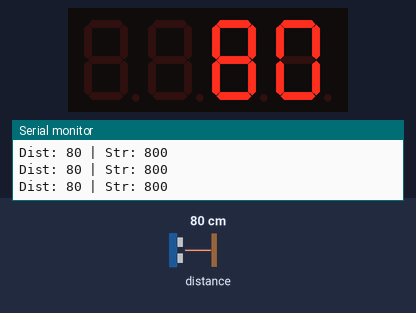
Bench run of a sketch on a simulated ESP32. Parts: 4-digit seven-segment display, the last lines printed to the serial monitor. Inputs (shaded band) come from the test bench; at power-on: distance to the obstacle 80 cm.

Above: at 1.2 s.
1.3 s: distance to the obstacle set to 2 cm
At 2.5 s:
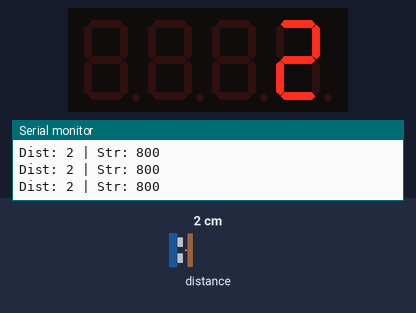
2.8 s: distance to the obstacle set to 4 cm
At 3.3 s:
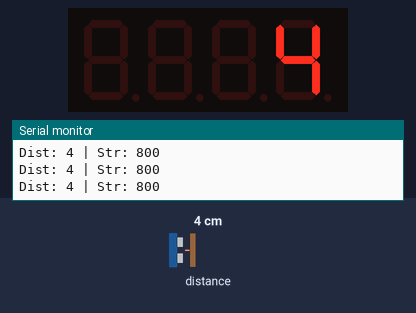
4.3 s: distance to the obstacle set to 9 cm
At 5.5 s:
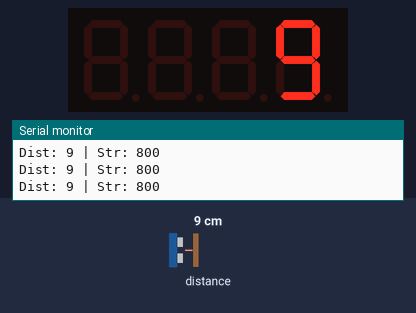
Timing chart, 0 to 7.3 s (numbered marks = the images above; inputs shaded):
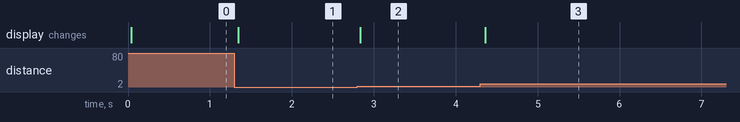

The sketch:

ESP32-SENSOR-LASER-SERIAL-FLUSH.ino
```cpp
//#include <Arduino.h>
#include <TM1637TinyDisplay.h>

// Module connection pins (Digital Pins)
#define CLK 4
#define DIO 5
TM1637TinyDisplay display(CLK, DIO);


#include <HardwareSerial.h>
HardwareSerial MySerial(2);  ///

#include "TFMini.h"
TFMini tfmini;


void setup(void) {

  Serial.begin(115200);

  MySerial.begin(115200);

  tfmini.begin(&MySerial);

  display.setBrightness(BRIGHT_HIGH);


}

void loop(void) {

  uint16_t dist = tfmini.getDistance();
  uint16_t strength = tfmini.getRecentSignalStrength();


   while(MySerial.read() >= 0) ; // flush the received buffer
   delay(10);


  // Take one TF Mini distance measurement
  Serial.print("Dist: ");
  Serial.print(dist);
  Serial.print(" | Str: ");
  Serial.println(strength);


  //display.showString("Test");

  display.showNumber(dist, false);          // Expect: 0000


}
```

Measured:
- after the input at 1.3 s, the display: changes at once (image 1)
- after the input at 2.8 s, the display: changes at once (image 2)
- after the input at 4.3 s, the display: changes after 0.06 s (image 3)
